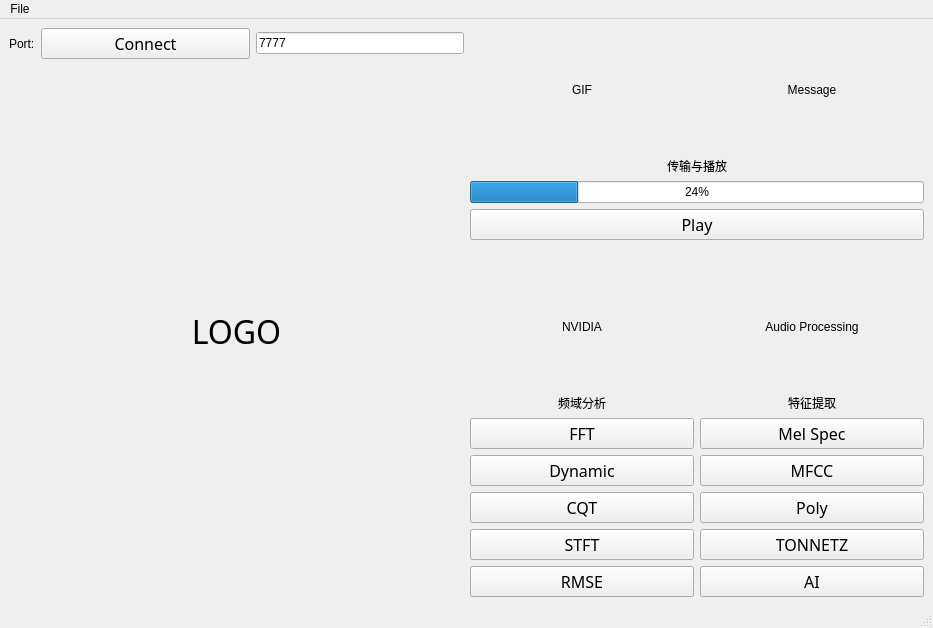
<?xml version="1.0" encoding="UTF-8"?>
<ui version="4.0">
 <class>MainWindow</class>
 <widget class="QMainWindow" name="MainWindow">
  <property name="geometry">
   <rect>
    <x>0</x>
    <y>0</y>
    <width>933</width>
    <height>628</height>
   </rect>
  </property>
  <property name="windowTitle">
   <string>MainWindow</string>
  </property>
  <widget class="QWidget" name="centralwidget">
   <layout class="QHBoxLayout" name="horizontalLayout_7">
    <item>
     <layout class="QHBoxLayout" name="horizontalLayout_6">
      <item>
       <layout class="QVBoxLayout" name="verticalLayout_3">
        <item>
         <layout class="QHBoxLayout" name="horizontalLayout_2">
          <item>
           <widget class="QLabel" name="port_label">
            <property name="text">
             <string>Port:</string>
            </property>
           </widget>
          </item>
          <item>
           <widget class="QPushButton" name="udp_bt">
            <property name="sizePolicy">
             <sizepolicy hsizetype="Expanding" vsizetype="Fixed">
              <horstretch>0</horstretch>
              <verstretch>0</verstretch>
             </sizepolicy>
            </property>
            <property name="font">
             <font>
              <family>Futura LT Book</family>
              <pointsize>12</pointsize>
              <weight>50</weight>
              <bold>false</bold>
             </font>
            </property>
            <property name="text">
             <string>Connect</string>
            </property>
           </widget>
          </item>
          <item>
           <widget class="QLineEdit" name="inputport_txt">
            <property name="text">
             <string>7777</string>
            </property>
           </widget>
          </item>
         </layout>
        </item>
        <item>
         <spacer name="horizontalSpacer_3">
          <property name="orientation">
           <enum>Qt::Horizontal</enum>
          </property>
          <property name="sizeHint" stdset="0">
           <size>
            <width>40</width>
            <height>20</height>
           </size>
          </property>
         </spacer>
        </item>
        <item>
         <widget class="QLabel" name="logo">
          <property name="sizePolicy">
           <sizepolicy hsizetype="Preferred" vsizetype="Preferred">
            <horstretch>0</horstretch>
            <verstretch>0</verstretch>
           </sizepolicy>
          </property>
          <property name="font">
           <font>
            <family>Futura LT Book</family>
            <pointsize>24</pointsize>
           </font>
          </property>
          <property name="text">
           <string>LOGO</string>
          </property>
          <property name="alignment">
           <set>Qt::AlignCenter</set>
          </property>
         </widget>
        </item>
        <item>
         <spacer name="horizontalSpacer_2">
          <property name="orientation">
           <enum>Qt::Horizontal</enum>
          </property>
          <property name="sizeHint" stdset="0">
           <size>
            <width>40</width>
            <height>20</height>
           </size>
          </property>
         </spacer>
        </item>
       </layout>
      </item>
      <item>
       <layout class="QVBoxLayout" name="verticalLayout_4">
        <item>
         <layout class="QHBoxLayout" name="horizontalLayout_4">
          <item>
           <widget class="QLabel" name="playbt_label">
            <property name="sizePolicy">
             <sizepolicy hsizetype="Expanding" vsizetype="Expanding">
              <horstretch>0</horstretch>
              <verstretch>0</verstretch>
             </sizepolicy>
            </property>
            <property name="text">
             <string>GIF</string>
            </property>
            <property name="alignment">
             <set>Qt::AlignCenter</set>
            </property>
           </widget>
          </item>
          <item>
           <widget class="QLabel" name="message_label">
            <property name="sizePolicy">
             <sizepolicy hsizetype="Expanding" vsizetype="Expanding">
              <horstretch>0</horstretch>
              <verstretch>0</verstretch>
             </sizepolicy>
            </property>
            <property name="text">
             <string>Message</string>
            </property>
            <property name="alignment">
             <set>Qt::AlignCenter</set>
            </property>
           </widget>
          </item>
         </layout>
        </item>
        <item>
         <widget class="QLabel" name="udp_label">
          <property name="text">
           <string>传输与播放</string>
          </property>
          <property name="alignment">
           <set>Qt::AlignCenter</set>
          </property>
         </widget>
        </item>
        <item>
         <widget class="QProgressBar" name="play_bar">
          <property name="value">
           <number>24</number>
          </property>
         </widget>
        </item>
        <item>
         <layout class="QHBoxLayout" name="horizontalLayout_3">
          <item>
           <widget class="QPushButton" name="play_bt">
            <property name="sizePolicy">
             <sizepolicy hsizetype="Expanding" vsizetype="Fixed">
              <horstretch>0</horstretch>
              <verstretch>0</verstretch>
             </sizepolicy>
            </property>
            <property name="font">
             <font>
              <family>Futura LT Book</family>
              <pointsize>12</pointsize>
              <weight>50</weight>
              <bold>false</bold>
             </font>
            </property>
            <property name="text">
             <string>Play</string>
            </property>
           </widget>
          </item>
         </layout>
        </item>
        <item>
         <spacer name="horizontalSpacer">
          <property name="orientation">
           <enum>Qt::Horizontal</enum>
          </property>
          <property name="sizeHint" stdset="0">
           <size>
            <width>40</width>
            <height>20</height>
           </size>
          </property>
         </spacer>
        </item>
        <item>
         <layout class="QHBoxLayout" name="horizontalLayout_5">
          <item>
           <widget class="QLabel" name="nvidia_label">
            <property name="sizePolicy">
             <sizepolicy hsizetype="Expanding" vsizetype="Expanding">
              <horstretch>0</horstretch>
              <verstretch>0</verstretch>
             </sizepolicy>
            </property>
            <property name="text">
             <string>NVIDIA</string>
            </property>
            <property name="alignment">
             <set>Qt::AlignCenter</set>
            </property>
           </widget>
          </item>
          <item>
           <widget class="QLabel" name="audiopro_label">
            <property name="sizePolicy">
             <sizepolicy hsizetype="Expanding" vsizetype="Expanding">
              <horstretch>0</horstretch>
              <verstretch>0</verstretch>
             </sizepolicy>
            </property>
            <property name="text">
             <string>Audio Processing</string>
            </property>
            <property name="alignment">
             <set>Qt::AlignCenter</set>
            </property>
           </widget>
          </item>
         </layout>
        </item>
        <item>
         <layout class="QHBoxLayout" name="horizontalLayout">
          <item>
           <layout class="QVBoxLayout" name="verticalLayout_2">
            <item>
             <widget class="QLabel" name="fre_anal_label">
              <property name="text">
               <string>频域分析</string>
              </property>
              <property name="alignment">
               <set>Qt::AlignCenter</set>
              </property>
             </widget>
            </item>
            <item>
             <widget class="QPushButton" name="FFT_bt">
              <property name="sizePolicy">
               <sizepolicy hsizetype="Expanding" vsizetype="Fixed">
                <horstretch>0</horstretch>
                <verstretch>0</verstretch>
               </sizepolicy>
              </property>
              <property name="font">
               <font>
                <family>Futura LT Book</family>
                <pointsize>12</pointsize>
                <weight>50</weight>
                <bold>false</bold>
               </font>
              </property>
              <property name="text">
               <string>FFT</string>
              </property>
             </widget>
            </item>
            <item>
             <widget class="QPushButton" name="dynamic_bt">
              <property name="sizePolicy">
               <sizepolicy hsizetype="Expanding" vsizetype="Fixed">
                <horstretch>0</horstretch>
                <verstretch>0</verstretch>
               </sizepolicy>
              </property>
              <property name="font">
               <font>
                <family>Futura LT Book</family>
                <pointsize>12</pointsize>
                <weight>50</weight>
                <bold>false</bold>
               </font>
              </property>
              <property name="text">
               <string>Dynamic</string>
              </property>
             </widget>
            </item>
            <item>
             <widget class="QPushButton" name="CQT_bt">
              <property name="sizePolicy">
               <sizepolicy hsizetype="Expanding" vsizetype="Fixed">
                <horstretch>0</horstretch>
                <verstretch>0</verstretch>
               </sizepolicy>
              </property>
              <property name="font">
               <font>
                <family>Futura LT Book</family>
                <pointsize>12</pointsize>
                <weight>50</weight>
                <bold>false</bold>
               </font>
              </property>
              <property name="text">
               <string>CQT</string>
              </property>
             </widget>
            </item>
            <item>
             <widget class="QPushButton" name="stft_bt">
              <property name="sizePolicy">
               <sizepolicy hsizetype="Expanding" vsizetype="Fixed">
                <horstretch>0</horstretch>
                <verstretch>0</verstretch>
               </sizepolicy>
              </property>
              <property name="font">
               <font>
                <family>Futura LT Book</family>
                <pointsize>12</pointsize>
                <weight>50</weight>
                <bold>false</bold>
               </font>
              </property>
              <property name="text">
               <string>STFT</string>
              </property>
             </widget>
            </item>
            <item>
             <widget class="QPushButton" name="rmse_bt">
              <property name="sizePolicy">
               <sizepolicy hsizetype="Expanding" vsizetype="Fixed">
                <horstretch>0</horstretch>
                <verstretch>0</verstretch>
               </sizepolicy>
              </property>
              <property name="font">
               <font>
                <family>Futura LT Book</family>
                <pointsize>12</pointsize>
                <weight>50</weight>
                <bold>false</bold>
               </font>
              </property>
              <property name="text">
               <string>RMSE</string>
              </property>
             </widget>
            </item>
           </layout>
          </item>
          <item>
           <layout class="QVBoxLayout" name="verticalLayout">
            <item>
             <widget class="QLabel" name="fea_extra_label">
              <property name="text">
               <string>特征提取</string>
              </property>
              <property name="alignment">
               <set>Qt::AlignCenter</set>
              </property>
             </widget>
            </item>
            <item>
             <widget class="QPushButton" name="mel_spec_bt">
              <property name="sizePolicy">
               <sizepolicy hsizetype="Expanding" vsizetype="Fixed">
                <horstretch>0</horstretch>
                <verstretch>0</verstretch>
               </sizepolicy>
              </property>
              <property name="font">
               <font>
                <family>Futura LT Book</family>
                <pointsize>12</pointsize>
                <weight>50</weight>
                <bold>false</bold>
               </font>
              </property>
              <property name="text">
               <string>Mel Spec</string>
              </property>
             </widget>
            </item>
            <item>
             <widget class="QPushButton" name="mfcc_bt">
              <property name="sizePolicy">
               <sizepolicy hsizetype="Expanding" vsizetype="Fixed">
                <horstretch>0</horstretch>
                <verstretch>0</verstretch>
               </sizepolicy>
              </property>
              <property name="font">
               <font>
                <family>Futura LT Book</family>
                <pointsize>12</pointsize>
                <weight>50</weight>
                <bold>false</bold>
               </font>
              </property>
              <property name="text">
               <string>MFCC</string>
              </property>
             </widget>
            </item>
            <item>
             <widget class="QPushButton" name="poly_feature_bt">
              <property name="sizePolicy">
               <sizepolicy hsizetype="Expanding" vsizetype="Fixed">
                <horstretch>0</horstretch>
                <verstretch>0</verstretch>
               </sizepolicy>
              </property>
              <property name="font">
               <font>
                <family>Futura LT Book</family>
                <pointsize>12</pointsize>
                <weight>50</weight>
                <bold>false</bold>
               </font>
              </property>
              <property name="text">
               <string>Poly</string>
              </property>
             </widget>
            </item>
            <item>
             <widget class="QPushButton" name="tonnetz_bt">
              <property name="sizePolicy">
               <sizepolicy hsizetype="Expanding" vsizetype="Fixed">
                <horstretch>0</horstretch>
                <verstretch>0</verstretch>
               </sizepolicy>
              </property>
              <property name="font">
               <font>
                <family>Futura LT Book</family>
                <pointsize>12</pointsize>
                <weight>50</weight>
                <bold>false</bold>
               </font>
              </property>
              <property name="text">
               <string>TONNETZ</string>
              </property>
             </widget>
            </item>
            <item>
             <widget class="QPushButton" name="AI_bt">
              <property name="sizePolicy">
               <sizepolicy hsizetype="Expanding" vsizetype="Fixed">
                <horstretch>0</horstretch>
                <verstretch>0</verstretch>
               </sizepolicy>
              </property>
              <property name="font">
               <font>
                <family>Futura LT Book</family>
                <pointsize>12</pointsize>
                <weight>50</weight>
                <bold>false</bold>
               </font>
              </property>
              <property name="text">
               <string>AI</string>
              </property>
             </widget>
            </item>
           </layout>
          </item>
         </layout>
        </item>
       </layout>
      </item>
     </layout>
    </item>
   </layout>
  </widget>
  <widget class="QMenuBar" name="menubar">
   <property name="geometry">
    <rect>
     <x>0</x>
     <y>0</y>
     <width>933</width>
     <height>24</height>
    </rect>
   </property>
   <widget class="QMenu" name="menuOpen">
    <property name="title">
     <string>File</string>
    </property>
    <addaction name="actionOpen"/>
    <addaction name="actionSave"/>
   </widget>
   <addaction name="menuOpen"/>
  </widget>
  <widget class="QStatusBar" name="statusbar"/>
  <action name="actionOpen">
   <property name="text">
    <string>Open</string>
   </property>
  </action>
  <action name="actionSave">
   <property name="text">
    <string>Save</string>
   </property>
  </action>
 </widget>
 <resources/>
 <connections/>
</ui>
